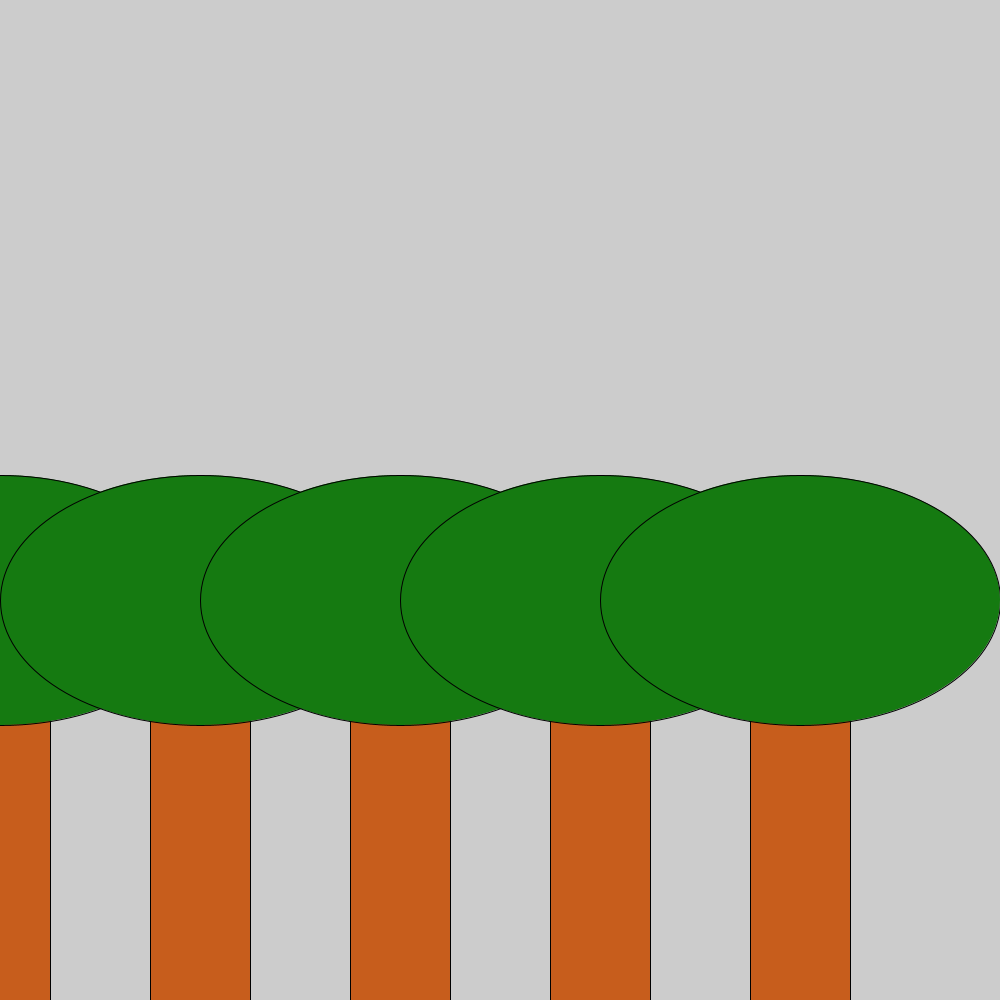
Frame 1 (no input)
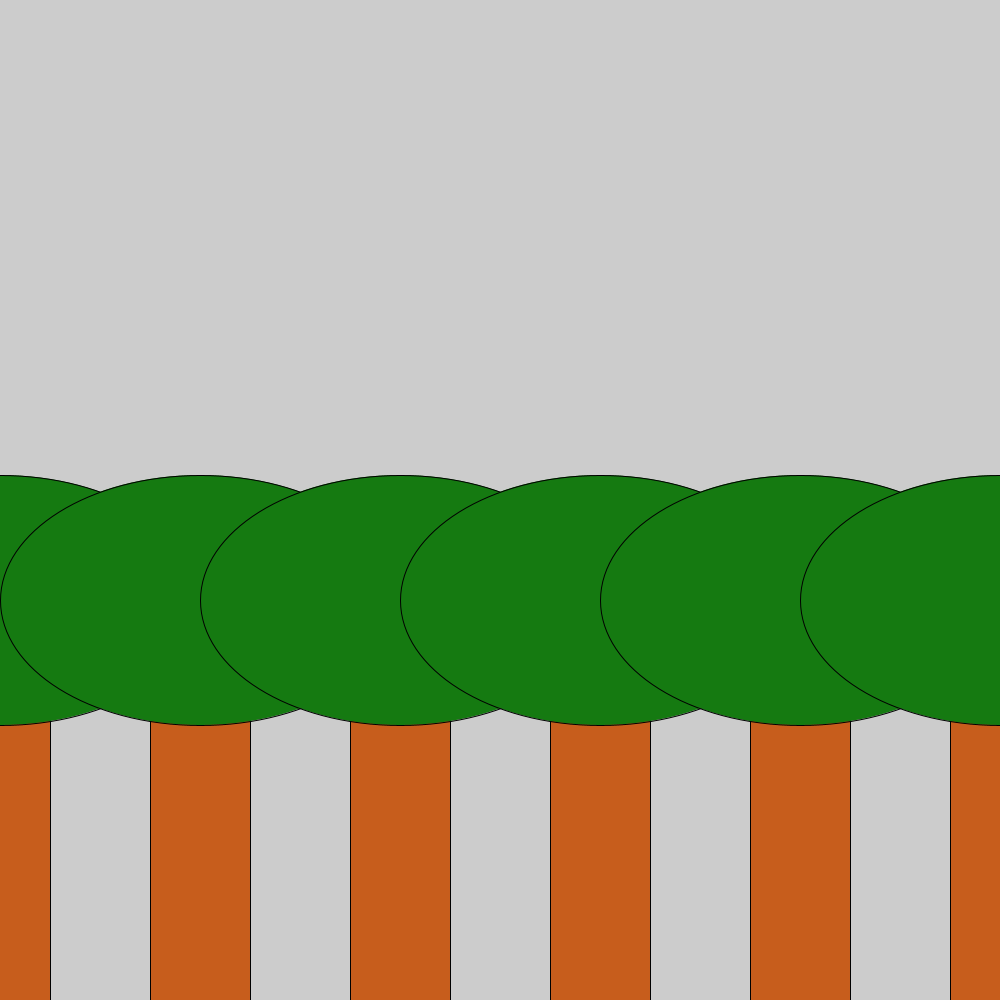
Frame 60 (the mouse pressed at the canvas centre just before this capture)
Frame 120 (the mouse held since frame 60 and released just before this capture): identical to frame 60, image omitted

The Processing sketch that drew these frames (run headless with seeded random() and noise(); from frame 60 on, the mouse is pressed at the canvas centre):

// Processing sketch: opgave_9_10
// ── opgave_9_10.pde
int teller = 5;
int x_bos = 0;

void setup() {
  size(1000, 1000); 
}

void draw() {
 bos();
}

void bos() {
  for(int i = 0; i < teller; i++) {
    boom(x_bos, height - 300);
    x_bos += width/teller;
  }
}

void boom(int x, int y) {
  fill(199, 93, 28);
  rect(x - 50 , y, 100, 300);
  fill(21, 122, 17);
  ellipse(x, y - 100, 400, 250);
}
